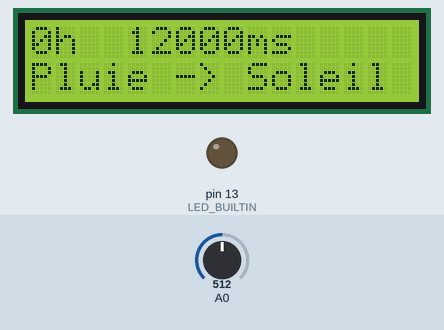
The sketch below on a simulated Arduino Uno, built with avr-gcc and run on an emulated ATmega328P. On the bench: 16×2 character LCD, output pins drawn as LEDs (lit = HIGH). The inputs (shaded band) are chosen by the test bench; at power-on: A0 = 512. Random numbers use the default seed unless the sketch sets one; what the sketch prints to the serial monitor is not drawn.

Above: at 1.2 s.
1.3 s: A0 set to 716
At 2.3 s:
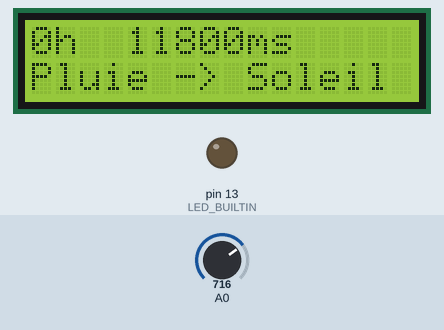
3.0 s: A0 set to 511
At 3.9 s:
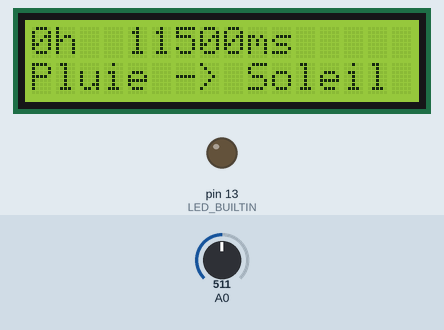
5.5 s: A0 set to 13
At 6.4 s:
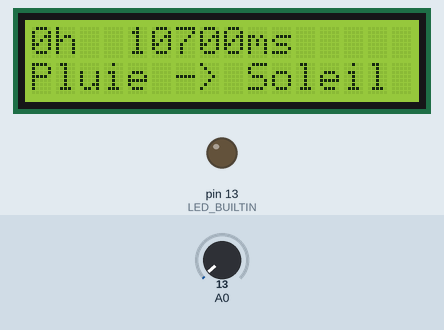
8.0 s: A0 set to 510
At 33.4 s:
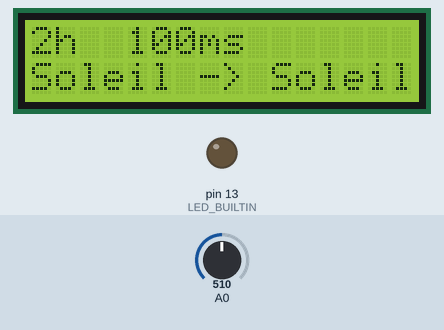
Timing chart, 0 to 34.5 s (numbered marks = the images above; inputs shaded):
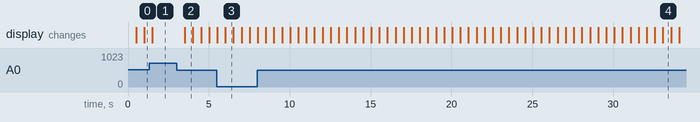

Measured:
- after the input at 3.0 s, the display: changes after 0.51 s (image 2)
- what the display in image 2 shows lasts 0.5 s, from 3.5 s to 4.0 s

The sketch:

arduino_code.ino
```cpp
#include <LiquidCrystal.h>

LiquidCrystal lcd(8, 9, 4, 5, 6, 7);        // select the pins used on the LCD panel

unsigned long tepTimer;
unsigned long buttonTimer;

int hourTime = 12500;
int buttonTime = 200;
int actualTime = 0;
int lastTime = 0;

struct _arduino_data {
  int hour;
  int day;
  int currentWeatherId;
  int nextWeatherId;
};

struct _meteo {
  int probability;
  char meteo_name[10];
};

bool isANewDay = false;
bool button = true;

typedef struct _meteo meteo;
typedef struct _arduino_data arduino_data;
bool draw = false;

#define btnRIGHT  0
#define btnUP     1
#define btnDOWN   2
#define btnLEFT   3
#define btnSELECT 4
#define btnNONE   5

meteo meteos[5];

arduino_data data, nextData;


int getRandomNeighborWeather(int id) {
  int decalage = (random(2)) * 2 - 1;
  id += decalage;
  if (id > 4)
    id = 0;
  if (id < 0)
    id = 4;

  return id;
}

int getRandomWeatherIdFromStatsWhereNot(int id) {
  return random(5);
}


int getRandomMeteoFromStats() {
  int proba = random(100);
  int i = -1;
  while (proba > 0) {
    i++;
    proba -= meteos[i].probability;
  }

  return i;
}

void setup() {
  Serial.begin(9600);
  pinMode(LED_BUILTIN, OUTPUT);
  data.hour = 0;
  data.day = 0;
  buttonTimer = 0;
  meteos[0].probability = 5;
  strcpy(meteos[0].meteo_name, "Orage");
  meteos[1].probability = 15;
  strcpy(meteos[1].meteo_name, "Pluie");
  meteos[2].probability = 20;
  strcpy(meteos[2].meteo_name, "Nuage");
  meteos[3].probability = 40;
  strcpy(meteos[3].meteo_name, "Soleil");
  meteos[4].probability = 20;
  strcpy(meteos[4].meteo_name, "Canicule");
  data.currentWeatherId = getRandomMeteoFromStats();
  data.nextWeatherId = getRandomMeteoFromStats();
  lcd.begin(16, 2);

}


int getHourTime(int actualTime) {
  return actualTime / hourTime;
}

int removeHour(int actualTime) {
  return actualTime % hourTime;
}


void updateHour() {
  actualTime += (millis() - lastTime);
  lastTime = millis();

  nextData.day = data.day;
  nextData.hour = data.hour + getHourTime(actualTime);


  actualTime = removeHour(actualTime);
  if (nextData.hour > 23)
  {
    isANewDay = true;
    nextData.hour = 0;
    nextData.day++;
  }
  if (data.hour != nextData.hour) {
    char data_send[255];
    sprintf(data_send, "@%01d;%01d;%01d!", nextData.hour + nextData.day * 24, nextData.currentWeatherId, nextData.nextWeatherId);
    Serial.write(data_send, strlen(data_send));
  }

}

void outputHour() {
  isANewDay = false;
  data.day = nextData.day;
  data.hour = nextData.hour;
}

void displayHour() {
  if (draw) {
    lcd.setCursor(0, 0);
    lcd.print(data.hour);
    lcd.print("h  ");
    char speedDisplay[64] = "";
    sprintf(speedDisplay, "%dms            ", hourTime);
    lcd.print(speedDisplay);

  }
}

void updateMeteo() {

  nextData.currentWeatherId = data.currentWeatherId;
  nextData.nextWeatherId = data.nextWeatherId;
  if (isANewDay) {
    int prevision_correct = random(100);
    if (prevision_correct < 88) {
      nextData.currentWeatherId = nextData.nextWeatherId;
    }
    else if (prevision_correct < 98) {
      nextData.currentWeatherId = getRandomNeighborWeather(nextData.nextWeatherId);
    }
    else if (prevision_correct < 100) {
      nextData.currentWeatherId = getRandomWeatherIdFromStatsWhereNot(nextData.nextWeatherId);
    }
    nextData.nextWeatherId = getRandomMeteoFromStats();
  }
}


void outputMeteo() {
  data.currentWeatherId = nextData.currentWeatherId;
  data.nextWeatherId = nextData.nextWeatherId;

}


void displayMeteo() {
  if (draw) {
    lcd.setCursor(0, 1);
    char meteo_display[64] = "";
    sprintf(meteo_display, "%s -> %s       ", meteos[nextData.currentWeatherId].meteo_name, meteos[nextData.nextWeatherId].meteo_name);
    lcd.print(meteo_display);
  }
}

void updateLCD() {
  if (millis() - tepTimer > 500) {
    tepTimer = millis();
    draw = true;
  }
}

void updateButton() {
  if(millis() - buttonTimer > buttonTime){
      buttonTimer = millis();
      button = true;
  }
}

void outputButton(){
  if(button){
    button = false;
    int lcd_key = read_LCD_buttons();
      switch (lcd_key) {
        case btnRIGHT: {
          if(hourTime < 30000)
            hourTime+=100;
            break;
          }
        case btnLEFT: {
            if (hourTime > 100)
              hourTime-=100;
            break;
          }
        case btnUP: {
            break;
          }
        case btnDOWN: {
            break;
          }
        case btnSELECT: {
            break;
          }
        case btnNONE: {
          button = true;
            break;
          }
      }
  }

}

void outputLCD() {
  draw = false;
}

int read_LCD_buttons() {
  int adc_key_in = analogRead(0);

  if (adc_key_in > 1000) return btnNONE;

  if (adc_key_in < 50)   return btnRIGHT;
  if (adc_key_in < 250)  return btnUP;
  if (adc_key_in < 450)  return btnDOWN;
  if (adc_key_in < 650)  return btnLEFT;
  if (adc_key_in < 850)  return btnSELECT;

  return btnNONE;
}

void loop() {

  updateButton();
  updateHour();
  updateMeteo();
  updateLCD();

  outputHour();
  outputMeteo();
  outputButton();

  displayHour();
  displayMeteo();

  outputLCD();
}
```
